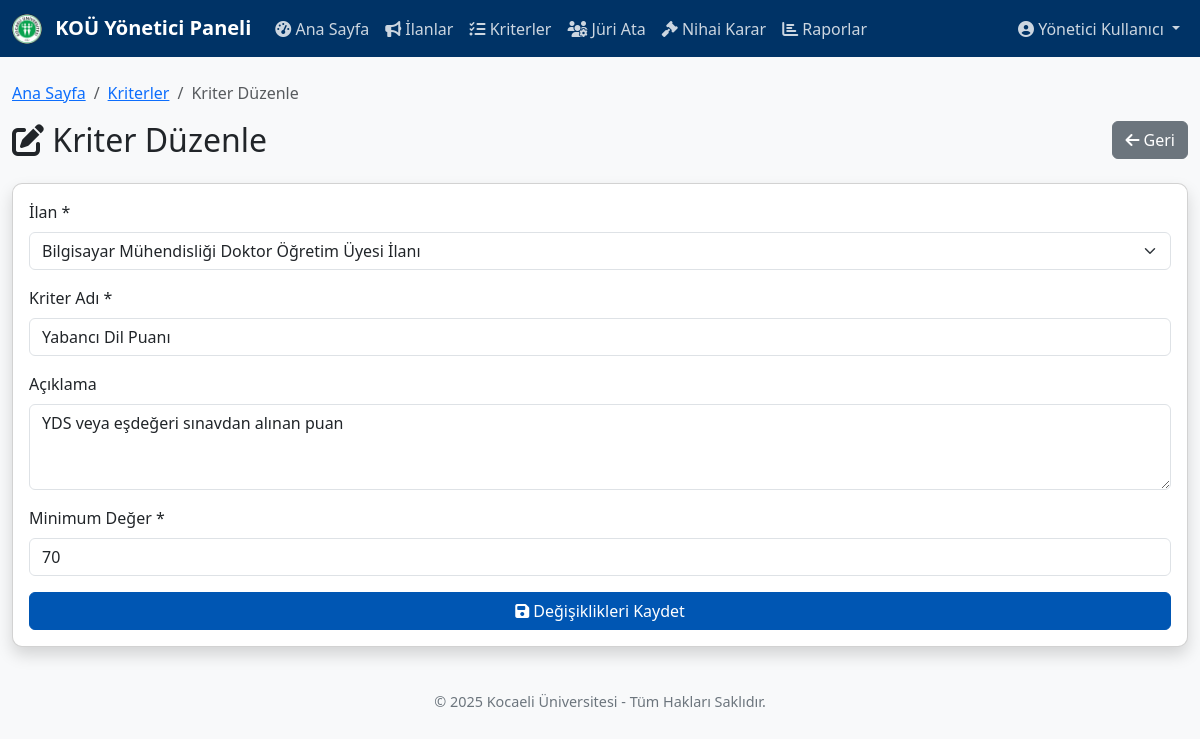
The page /yonetici/kriter_duzenle.php?id=1 (signed in) on the database its author committed.
### tables this page shows
CREATE TABLE `ilan_kriterleri` (
  `id` int(11) NOT NULL AUTO_INCREMENT,
  `ilan_id` int(11) NOT NULL,
  `kriter_adi` varchar(255) NOT NULL,
  `aciklama` text DEFAULT NULL,
  `minimum_deger` varchar(50) DEFAULT NULL,
  `agirlik` decimal(5,2) DEFAULT 1.00,
  `kategori` varchar(100) DEFAULT NULL,
  `siralama` int(11) DEFAULT 0,
  `ekleyen_id` int(11) NOT NULL,
  `eklenme_tarihi` datetime NOT NULL DEFAULT current_timestamp(),
  `guncelleme_tarihi` datetime DEFAULT NULL,
  PRIMARY KEY (`id`),
  KEY `ilan_id` (`ilan_id`),
  KEY `ekleyen_id` (`ekleyen_id`),
  CONSTRAINT `ilan_kriterleri_ibfk_1` FOREIGN KEY (`ilan_id`) REFERENCES `ilanlar` (`id`) ON DELETE CASCADE,
  CONSTRAINT `ilan_kriterleri_ibfk_2` FOREIGN KEY (`ekleyen_id`) REFERENCES `kullanicilar` (`id`) ON DELETE CASCADE
);

CREATE TABLE `ilanlar` (
  `id` int(11) NOT NULL AUTO_INCREMENT,
  `ilan_baslik` varchar(255) NOT NULL,
  `fakulte_birim` varchar(255) NOT NULL,
  `bolum` varchar(255) NOT NULL,
  `anabilim_dali` varchar(255) NOT NULL,
  `kadro_unvani` varchar(100) NOT NULL,
  `kadro_sayisi` int(11) NOT NULL DEFAULT 1,
  `ilan_aciklama` text DEFAULT NULL,
  `basvuru_kosullari` text DEFAULT NULL,
  `ozel_sartlar` text DEFAULT NULL,
  `ilan_baslangic_tarihi` date NOT NULL,
  `ilan_bitis_tarihi` date NOT NULL,
  `mulakat_tarihi` date DEFAULT NULL,
  `sonuc_tarihi` date DEFAULT NULL,
  `durum` enum('taslak','aktif','kapandi','iptal') NOT NULL DEFAULT 'aktif',
  `olusturan_id` int(11) NOT NULL,
  `olusturma_tarihi` datetime NOT NULL DEFAULT current_timestamp(),
  `guncelleyen_id` int(11) DEFAULT NULL,
  `guncelleme_tarihi` datetime DEFAULT NULL,
  PRIMARY KEY (`id`),
  KEY `olusturan_id` (`olusturan_id`),
  KEY `guncelleyen_id` (`guncelleyen_id`),
  CONSTRAINT `ilanlar_ibfk_1` FOREIGN KEY (`olusturan_id`) REFERENCES `kullanicilar` (`id`) ON DELETE CASCADE,
  CONSTRAINT `ilanlar_ibfk_2` FOREIGN KEY (`guncelleyen_id`) REFERENCES `kullanicilar` (`id`) ON DELETE SET NULL
);

### yonetici/kriter_duzenle.php (the view, shortened to what this page needs)
<?php
include("../db_connection.php");
if ($_SERVER["REQUEST_METHOD"] == "POST") {
    $kriter_id = mysqli_real_escape_string($conn, $_POST['kriter_id']);
    $ilan_id = mysqli_real_escape_string($conn, $_POST['ilan_id']);
    $kriter_adi = mysqli_real_escape_string($conn, $_POST['kriter_adi']);
    $aciklama = mysqli_real_escape_string($conn, $_POST['aciklama']);
    $minimum_deger = mysqli_real_escape_string($conn, $_POST['minimum_deger']);
    $update_sql = "UPDATE ilan_kriterleri
                  SET ilan_id = $ilan_id,
                      kriter_adi = '$kriter_adi',
                      aciklama = '$aciklama',
                      minimum_deger = '$minimum_deger'
                  WHERE id = $kriter_id";
    if (mysqli_query($conn, $update_sql)) {
        $_SESSION['success'] = "Kriter başarıyla güncellendi.";
    } else {
        $_SESSION['error'] = "Kriter güncellenirken bir hata oluştu: " . mysqli_error($conn);
    }
    header("Location: kriterler.php");
    exit();
} else {
    $kriter_id = $_GET['id'];
    $sql = "SELECT ik.*, i.ilan_baslik
            FROM ilan_kriterleri ik
            JOIN ilanlar i ON ik.ilan_id = i.id
            WHERE ik.id = $kriter_id";
    $result = mysqli_query($conn, $sql);
    $kriter = mysqli_fetch_assoc($result);
    $ilanlar_sql = "SELECT * FROM ilanlar ORDER BY ilan_baslangic_tarihi DESC";
    $ilanlar_result = mysqli_query($conn, $ilanlar_sql);
    $ilanlar = mysqli_fetch_all($ilanlar_result, MYSQLI_ASSOC);
}
?>
<!DOCTYPE html>
<html lang="tr">
<head>
    <link rel="stylesheet" href="https://cdn.jsdelivr.net/npm/bootstrap@5.3.2/dist/css/bootstrap.min.css">
    <link rel="stylesheet" href="https://cdnjs.cloudflare.com/ajax/libs/font-awesome/6.4.2/css/all.min.css">
    <link rel="stylesheet" href="../style.css">
</head>
<body>
    <?php include("navbar.php"); ?>
    <div class="container mt-4">
        <div class="row">
            <div class="col-md-12">
                <nav aria-label="breadcrumb">
                    <ol class="breadcrumb">
                        <li class="breadcrumb-item"><a href="dashboard.php">Ana Sayfa</a></li>
                        <li class="breadcrumb-item"><a href="kriterler.php">Kriterler</a></li>
                        <li class="breadcrumb-item active" aria-current="page">Kriter Düzenle</li>
                    </ol>
                </nav>
            </div>
        </div>
        <div class="row mb-3">
            <div class="col-md-8">
                <h2><i class="fas fa-edit"></i> Kriter Düzenle</h2>
            </div>
            <div class="col-md-4 text-end">
                <a href="kriterler.php" class="btn btn-secondary">
                    <i class="fas fa-arrow-left"></i> Geri
                </a>
            </div>
        </div>
        <div class="row">
            <div class="col-md-12">
                <div class="card shadow">
                    <div class="card-body">
                        <form action="kriter_duzenle.php" method="post">
                            <div class="mb-3">
                                <label for="ilan_id" class="form-label">İlan *</label>
                                <select class="form-select" id="ilan_id" name="ilan_id" required>
                                    <?php foreach ($ilanlar as $ilan): ?>
                                        <option value="<?php echo $ilan['id']; ?>" <?php echo ($kriter['ilan_id'] == $ilan['id']) ? 'selected' : ''; ?>>
                                            <?php echo $ilan['ilan_baslik']; ?>
                                        </option>
                                    <?php endforeach; ?>
                                </select>
                            </div>
                            <div class="mb-3">
                                <label for="kriter_adi" class="form-label">Kriter Adı *</label>
                                <input type="text" class="form-control" id="kriter_adi" name="kriter_adi" value="<?php echo $kriter['kriter_adi']; ?>" required>
                            </div>
                            <div class="mb-3">
                                <label for="aciklama" class="form-label">Açıklama</label>
                                <textarea class="form-control" id="aciklama" name="aciklama" rows="3"><?php echo $kriter['aciklama']; ?></textarea>
                            </div>
                            <div class="mb-3">
                                <label for="minimum_deger" class="form-label">Minimum Değer *</label>
                                <input type="text" class="form-control" id="minimum_deger" name="minimum_deger" value="<?php echo $kriter['minimum_deger']; ?>" required>
                            </div>
                            <div class="d-grid gap-2">
                                <button type="submit" class="btn btn-primary">
                                    <i class="fas fa-save"></i> Değişiklikleri Kaydet
                                </button>
                            </div>
                        </form>
                    </div>
                </div>
            </div>
        </div>
    </div>
    <footer class="text-center mt-4 mb-4">
        <p>&copy; <?php echo date("Y"); ?> Kocaeli Üniversitesi - Tüm Hakları Saklıdır.</p>
    </footer>
</body>
</html>

### style.css (style rules this page uses)
body { background-color: #f8f9fa; font-family: "Segoe UI", Tahoma, Geneva, Verdana, sans-serif; }
.container { max-width: 1200px; }
.card { border-radius: 10px; overflow: hidden; margin-bottom: 20px; }
.btn-primary { background-color: #0056b3; border-color: #0056b3; }
footer { color: #6c757d; font-size: 0.9rem; }
.form-label { font-weight: 500; }

### rows shown on the page
ilan_kriterleri: ilan_id "Bilgisayar Mühendisliği Doktor Öğretim Üyesi İlanı", kriter_adi "Yabancı Dil Puanı", aciklama "YDS veya eşdeğeri sınavdan alınan puan", minimum_deger "70"

### other values the page prints
$_SESSION['name'] "Yönetici Kullanıcı"
